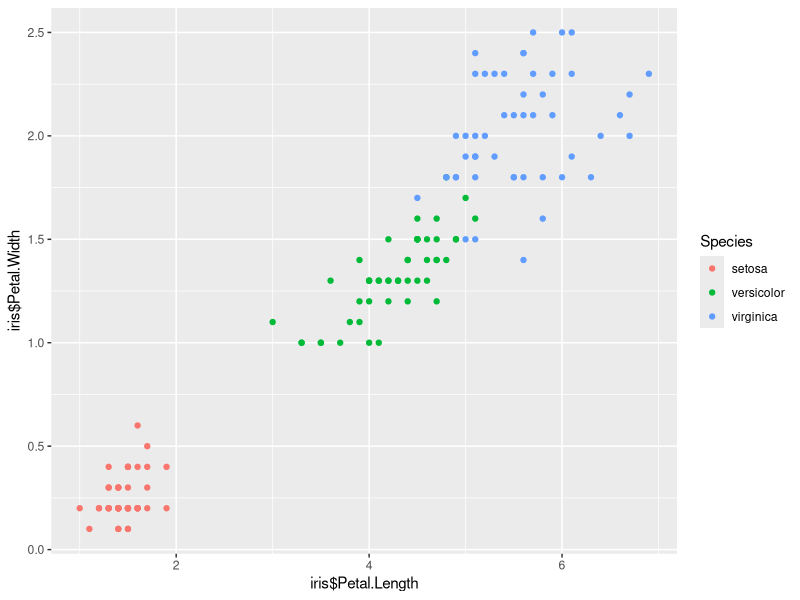
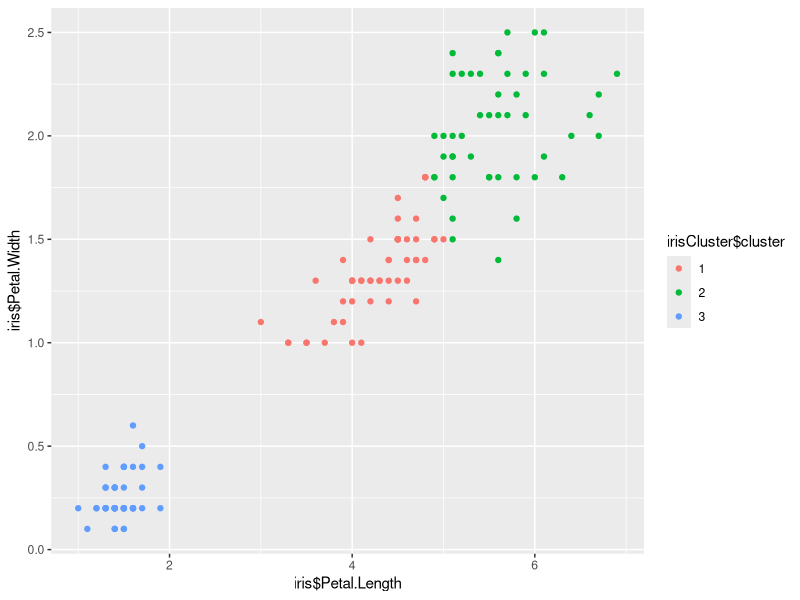

Here is the R script that generated these plots, in order:
library(datasets)
library(ggplot2)

head(iris)
ggplot(iris, aes(iris$Petal.Length, iris$Petal.Width, color = Species)) + geom_point()

set.seed(20)
irisCluster <- kmeans(iris[,c(3,4)], 3, nstart = 20)
irisCluster

table(irisCluster$cluster, iris$Species)

irisCluster$cluster <- as.factor(irisCluster$cluster)
ggplot(iris, aes(iris$Petal.Length, iris$Petal.Width, color=irisCluster$cluster)) + geom_point()